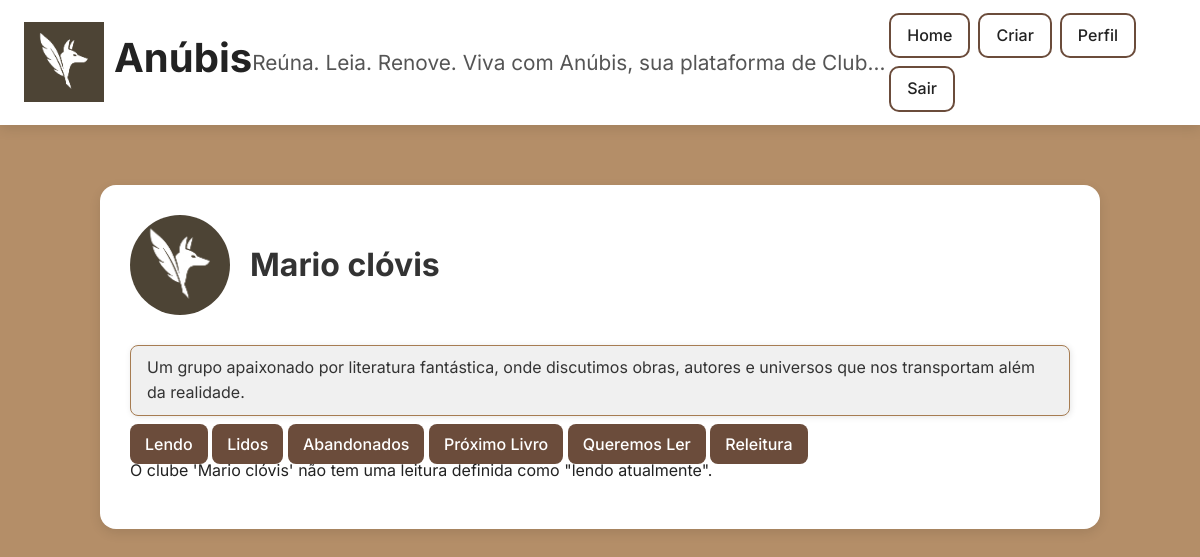
Before: /app/clube/5/estante/ (signed in) with the older database file.
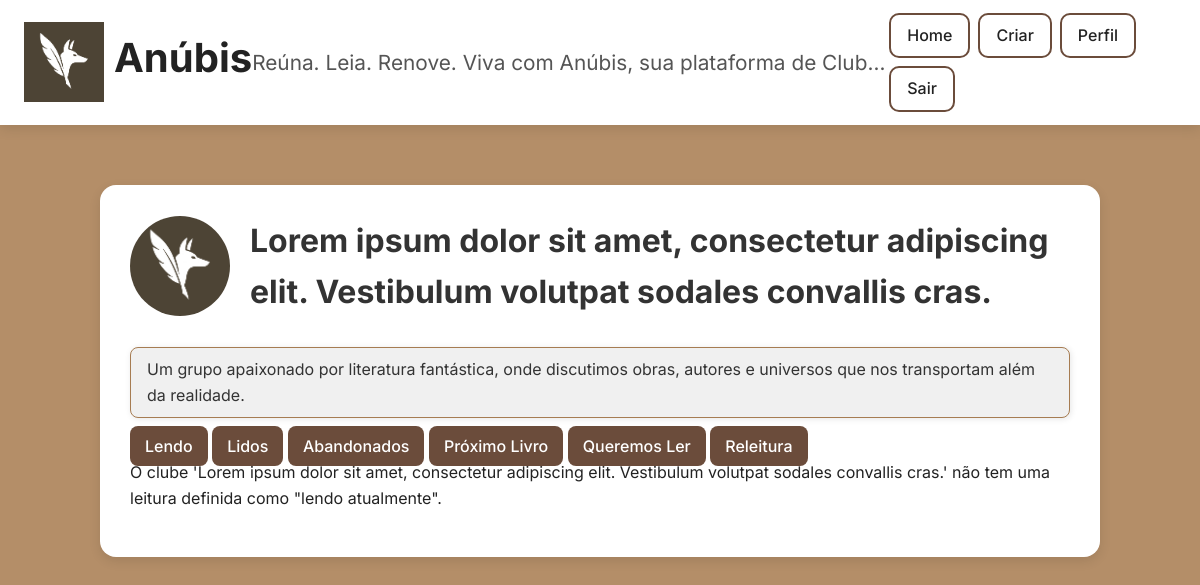
After: the same page with the newer database file.
### inicial/models.py (models this page shows, shortened)
class Clube(models.Model):
    class Privacidade(models.TextChoices):
        PUBLICO = 'PUBLICO', _('Público')
        PRIVADO = 'PRIVADO', _('Privado')
    LIMITE_MEMBROS_OPCOES = [
        (10, _('Até 10 membros')),
        (20, _('Até 20 membros')),
        (50, _('Até 50 membros')),
    ]
    nome = models.CharField(max_length=100)
    descricao = models.TextField()
    privacidade = models.CharField(
        max_length=10,
        choices=Privacidade.choices,
        default=Privacidade.PUBLICO
    )
    limite_membros = models.PositiveIntegerField(
        choices=LIMITE_MEMBROS_OPCOES,
        default=10
    )
    membros = models.ManyToManyField(
        Usuario,
        through='ClubeMembro',
        related_name='clubes_participados'
    )
    data_criacao = models.DateTimeField(auto_now_add=True)
    capa_clube = models.ImageField(
        upload_to='clubes_capas/', # Define o subdiretório dentro de MEDIA_ROOT
        null=True,                 # Permite que o campo seja nulo no banco de dados
        blank=True                 # Permite que o campo seja vazio em formulários
    )
    capa_recomendada = models.CharField(max_length=100, null=True, blank=True)

### principal/views.py (the view)
# urls.py: path('clube/<int:clube_id>/estante/', views.estante, name='estante'),
@login_obrigatorio
def estante(request, clube_id):
    clube = get_object_or_404(Clube, id=clube_id)
    leitura_atual = LeituraClube.objects.filter(
        clube=clube,
        status=LeituraClube.StatusClube.LENDO_ATUALMENTE
    ).select_related('livro').first()
    proxima_reuniao = None
    if leitura_atual:
        proxima_reuniao = Reuniao.objects.filter(
            clube=clube,
            data_horario__gte=timezone.now()
        ).order_by('data_horario').first()
    contexto = {
        'clube': clube,
        'leitura_atual': leitura_atual,
        'proxima_reuniao': proxima_reuniao
    }
    return render(request, 'principal/estante.html', contexto)

### templates/principal/estante.html (shortened to what this page needs)
{% load static %}
{% load i18n %}
<!DOCTYPE html>
<html lang="{{ LANGUAGE_CODE }}">
<head>
  <link rel="stylesheet" href="{% static 'principal/estante.css' %}">
</head>
<body>
  <header>
    <div class="logo-container">
      <img src="{% static 'img/Logo..png' %}" alt="{% trans 'Anúbis' %}">
      <h1>{% trans "Anúbis" %}</h1>
    </div>
    <div class="slogan">
      {% trans "Reúna. Leia. Renove. Viva com Anúbis, sua plataforma de Clube do livro." %}
    </div>
    <nav>
      <a href="{% url 'principal:home' %}" class="active">{% trans "Home" %}</a>
      <a href="{% url 'principal:criar_clube' %}">{% trans "Criar" %}</a>
      <a href="{% url 'principal:perfil' %}">{% trans "Perfil" %}</a>
      <a href="{% url 'inicial:logout' %}">{% trans "Sair" %}</a>
    </nav>
  </header>
  <div class="card-central">
    <div class="clube-header">
      <img src="{% static 'img/Logo..png' %}" alt="{% trans 'Logo do Clube' %}">
      <h1> {{ clube.nome }}</h1>
    </div>
    <p class="descricao-clube">
      {% trans "Um grupo apaixonado por literatura fantástica, onde discutimos obras, autores e universos que nos transportam além da realidade." %}
    </p>
    <div class="botoes">
      <a href="{% url 'principal:estante' clube.id %}" class="botoes">{% trans "Lendo" %}</a>
      <a href="{% url 'principal:lidos' %}" class="botoes">{% trans "Lidos" %}</a>
      <a href="{% url 'principal:abandonados' %}" class="botoes">{% trans "Abandonados" %}</a>
      <a href="{% url 'principal:proximo_livro' %}" class="botoes">{% trans "Próximo Livro" %}</a>
      <a href="{% url 'principal:queremos_ler' %}" class="botoes">{% trans "Queremos Ler" %}</a>
      <a href="{% url 'principal:releitura' %}" class="botoes">{% trans "Releitura" %}</a>
    </div>
{% block content %}
<div class="estante-container">
  {% if leitura_atual %}
    <div class="estante-grid-single">
      <div class="livro-card">
        {% with livro=leitura_atual.livro %}
          {% if livro.capa.url %}
            <img src="{{ livro.capa.url }}" alt="{% trans 'Capa do livro' %} {{ livro.nome }}" class="livro-img" />
          {% else %}
            <img src="{% static 'img/sem_capa.png' %}" alt="{% trans 'Capa do livro não disponível' %}" class="livro-img" />
          {% endif %}
          <div class="livro-info">
            <h3><span>{{ livro.nome }}</span></h3>
            <p><strong>{% trans "Autor:" %}</strong> {{ livro.autor }}</p>
            {% if leitura_atual.data_inicio %}
              <p><strong>{% trans "Data de Início:" %}</strong> {{ leitura_atual.data_inicio|date:"d/m/Y" }}</p>
            {% endif %}
            <p>
              <strong>{% trans "Próxima Reunião:" %}</strong>
              {% if proxima_reuniao %}
                {{ proxima_reuniao.data_horario|date:"d/m/Y \à\s H:i" }}
              {% else %}
                <span class="text-muted">{% trans "A definir" %}</span>
              {% endif %}
            </p>
          </div>
        {% endwith %}
      </div>
    </div>
  {% else %}
    <div class="card-vazio">
      <p>{% blocktrans with clube_nome=clube.nome %}O clube '{{ clube_nome }}' não tem uma leitura definida como "lendo atualmente".{% endblocktrans %}</p>
    </div>
  {% endif %}
</div>
{% endblock %}
</body>
</html>

Changed rows visible on the page:
changed Clube: nome "Mario clóvis" → "Lorem ipsum dolor sit amet, consectetur adipiscing elit. Vestibulum volutpat sodales convallis cras."; nome "O clube 'Mario clóvis' não tem uma leitura definida como \"lendo atualmente\"." → "O clube 'Lorem ipsum dolor sit amet, consectetur adipiscing elit. Vestibulum volutpat sodales convallis cras.' não tem uma leitura…"
